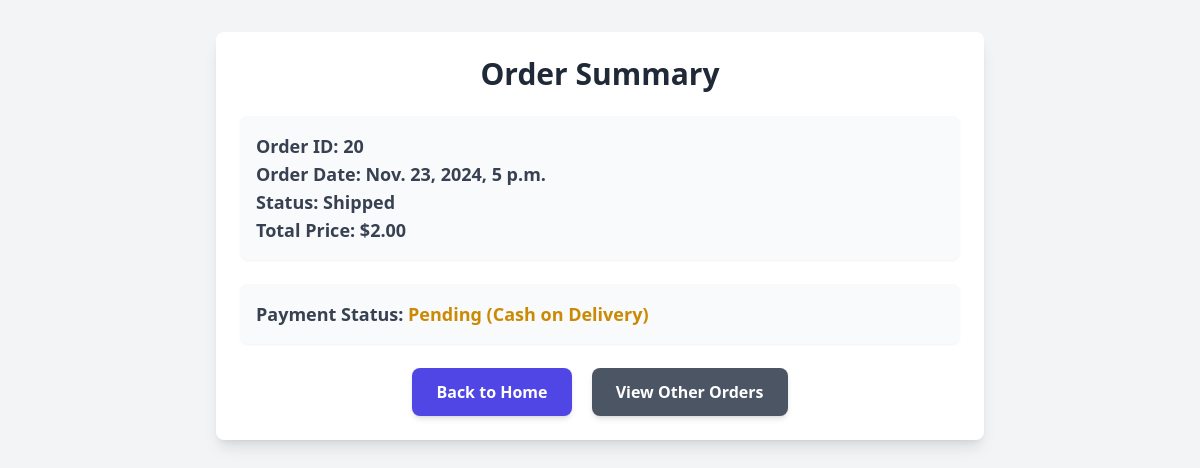
Page /order_summary/20/ (signed in) on the committed database.
### dhanish/models.py (models this page shows, shortened)
class Order(models.Model):
    user = models.ForeignKey(User, related_name="orders", on_delete=models.CASCADE)
    order_date = models.DateTimeField(auto_now_add=True)
    shipping_address = models.ForeignKey(Address, related_name="orders", on_delete=models.SET_NULL, null=True)
    total_price = models.DecimalField(max_digits=10, decimal_places=2, default=0.00)
    status = models.CharField(
        max_length=20,
        choices=[('Pending', 'Pending'), ('Shipped', 'Shipped'), ('Delivered', 'Delivered')],
        default='Pending'
    )
    payment_method = models.CharField(
        max_length=20,
        choices=[('COD', 'Cash on Delivery'), ('Online', 'Online Payment')],
        default='COD'
    )
    payment_status = models.CharField(
        max_length=20,
        choices=[('Pending', 'Pending'), ('Completed', 'Completed'), ('Failed', 'Failed')],
        default='Pending'
    )

### dhanish/views.py (the view)
# urls.py: path('order_summary/<int:order_id>/', views.order_summary, name='order_summary'),  # Order summary after checkout
@login_required
def order_summary(request, order_id):
    order = Order.objects.get(id=order_id, user=request.user)
    return render(request, 'order_summary.html', {'order': order})

### dhanish/templates/order_summary.html (shortened to what this page needs)
<html lang="en">
  <head>
    <script src="https://cdn.tailwindcss.com"></script>
  </head>
  <body class="bg-gray-100">
    <div class="max-w-3xl mx-auto p-6 bg-white shadow-lg rounded-lg mt-8">
      <h1 class="text-3xl font-bold text-center text-gray-800 mb-6">Order Summary</h1>
      <div class="space-y-6">
        <div class="bg-gray-50 p-4 rounded-lg shadow-sm">
          <p class="text-lg font-semibold text-gray-700"><strong>Order ID:</strong> {{ order.id }}</p>
          <p class="text-lg font-semibold text-gray-700"><strong>Order Date:</strong> {{ order.order_date }}</p>
          <p class="text-lg font-semibold text-gray-700"><strong>Status:</strong> {{ order.status }}</p>
          <p class="text-lg font-semibold text-gray-700"><strong>Total Price:</strong> ${{ order.total_price }}</p>
        </div>
        <div class="bg-gray-50 p-4 rounded-lg shadow-sm">
          {% if order.payment_status == 'Completed' %}
            <p class="text-lg font-semibold text-gray-700"><strong>Payment Status:</strong> <span class="text-green-600">Paid</span></p>
          {% else %}
            <p class="text-lg font-semibold text-gray-700"><strong>Payment Status:</strong> <span class="text-yellow-600">Pending (Cash on Delivery)</span></p>
          {% endif %}
        </div>
      </div>
      <div class="mt-6 text-center">
        <a href="{% url 'home' %}" class="inline-block py-3 px-6 bg-indigo-600 text-white font-semibold rounded-lg shadow-md hover:bg-indigo-700 focus:outline-none focus:ring-2 focus:ring-indigo-500 focus:ring-offset-2">
          Back to Home
        </a>
        <a href="" class="inline-block py-3 px-6 ml-4 bg-gray-600 text-white font-semibold rounded-lg shadow-md hover:bg-gray-700 focus:outline-none focus:ring-2 focus:ring-gray-500 focus:ring-offset-2">
          View Other Orders
        </a>
      </div>
    </div>
  </body>
</html>

### rows in the picture
Order: id "20", order_date "Nov. 23, 2024, 5 p.m.", status "Shipped", total_price "2.00"
